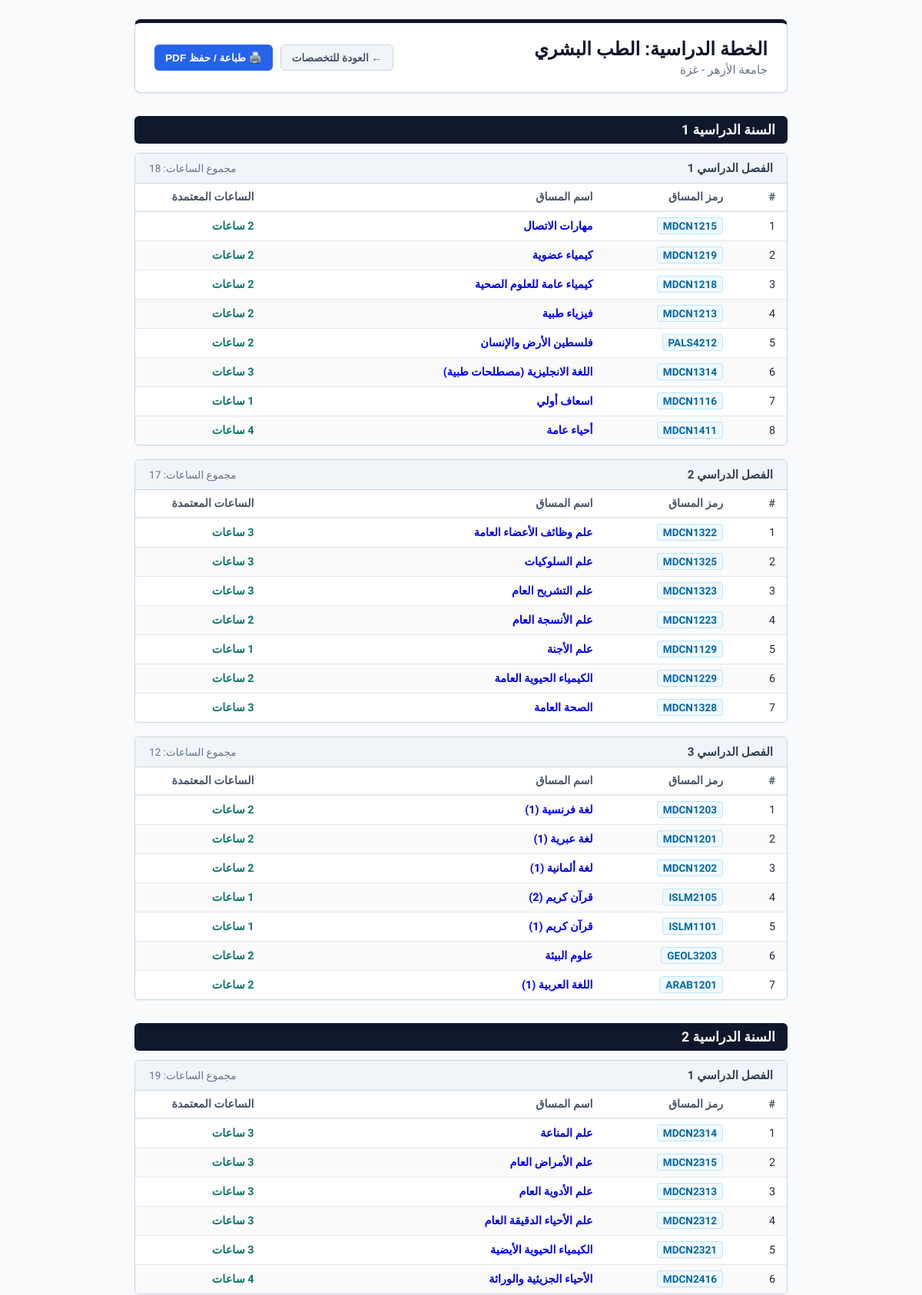
The app's page /major/1 (signed in, upper part) with its own data.
### tables this page shows
CREATE TABLE majors (
            id INTEGER PRIMARY KEY AUTOINCREMENT,
            name TEXT NOT NULL,
            university_id INTEGER,
            FOREIGN KEY (university_id) REFERENCES universities (id)
        );

CREATE TABLE universities (
            id INTEGER PRIMARY KEY AUTOINCREMENT,
            name TEXT NOT NULL,
            logo TEXT
        );

CREATE TABLE courses (
            id INTEGER PRIMARY KEY AUTOINCREMENT,
            name TEXT NOT NULL,
            code TEXT,
            hours INTEGER,
            year INTEGER,
            semester INTEGER,
            major_id INTEGER,
            FOREIGN KEY (major_id) REFERENCES majors (id)
        );

### app.py (the view)
@app.route('/major/<int:major_id>')
@login_required
def show_major(major_id):
    conn = get_db_connection()
    major = conn.execute('SELECT * FROM majors WHERE id = ?', (major_id,)).fetchone()
    university = conn.execute('SELECT * FROM universities WHERE id = ?', (major['university_id'],)).fetchone()
    courses = conn.execute('SELECT * FROM courses WHERE major_id = ? ORDER BY id ASC', (major_id,)).fetchall()
    conn.close()
    return render_template('course_plan.html', major=major, university=university, courses=courses)

### app.py (called while the page is built)
def get_db_connection():
    conn = sqlite3.connect('final.db')
    conn.row_factory = sqlite3.Row
    return conn

def login_required(view):
    @wraps(view)
    def wrapped_view(*args, **kwargs):
        if 'user_id' not in session:
            return redirect(url_for('login'))
        return view(*args, **kwargs)
    return wrapped_view

### templates/course_plan.html (shortened to what this page needs)
<!DOCTYPE html>
<html lang="ar" dir="rtl">
<head>
</head>
<body>
    <div class="container">
        <header class="doc-header">
            <div class="doc-title">
                <h1>الخطة الدراسية: {{ major.name }}</h1>
                <p>{{ university.name }}</p>
            </div>
            <div class="actions-btn">
                <a href="/university/{{ university.id }}" class="btn btn-back">← العودة للتخصصات</a>
                <button onclick="window.print()" class="btn btn-print">🖨️ طباعة / حفظ PDF</button>
            </div>
        </header>
        {% if courses %}
            {% set years = courses | map(attribute='year') | unique | list | sort %}
            {% for yr in years %}
                <div class="year-header">
                    السنة الدراسية {{ yr }}
                </div>
                {% set yr_courses = courses | selectattr('year', 'equalto', yr) | list %}
                {% set semesters = yr_courses | map(attribute='semester') | unique | list | sort %}
                {% for sem in semesters %}
                    {% set sem_courses = yr_courses | selectattr('semester', 'equalto', sem) | list %}
                    {% set total_hours = sem_courses | map(attribute='hours') | sum %}
                    <div class="pdf-card">
                        <div class="pdf-card-header">
                            <span>الفصل الدراسي {{ sem }}</span>
                            <span style="font-weight: normal; color: #64748b; font-size: 0.85rem;">مجموع الساعات: {{ total_hours }}</span>
                        </div>
                        <table class="pdf-table">
                            <thead>
                                <tr>
                                    <th style="width: 8%;">#</th>
                                    <th style="width: 20%;">رمز المساق</th>
                                    <th>اسم المساق</th>
                                    <th style="width: 20%;">الساعات المعتمدة</th>
                                </tr>
                            </thead>
                            <tbody>
                                {% for course in sem_courses %}
                                <tr>
                                    <td>{{ loop.index }}</td>
                                    <td><span class="code-badge">{{ course.code }}</span></td>
                                    <td>
    <a href="{{ url_for('course_details', course_id=course.id) }}" style="text-decoration: none;">
        <strong>{{ course.name }}</strong>
    </a>
</td>
                                    <td><span class="hours-badge">{{ course.hours }} ساعات</span></td>
                                </tr>
                                {% endfor %}
                            </tbody>
                        </table>
                    </div>
                {% endfor %}
            {% endfor %}
        {% else %}
            <div class="alert-warning">
                ⚠️ الخطة الدراسية لهذا التخصص جاري إضافتها حالياً.
            </div>
        {% endif %}
    </div>
</body>
</html>

### templates/course_plan.html (style rules this page uses)
body { font-family: 'Tajawal', sans-serif; background-color: #f8fafc; color: #1e293b; margin: 0; padding: 25px; direction: rtl; }
.container { max-width: 850px; margin: 0 auto; }
.doc-header { background: #ffffff; border: 1px solid #cbd5e1; border-top: 5px solid #0f172a; border-radius: 8px; padding: 20px 25px; margin-bottom: 25px; display: flex; justify-content: space-between; align-items: center; box-shadow: 0 2px 4px rgba(0, 0, 0, 0.04); }
.doc-title h1 { margin: 0 0 4px 0; font-size: 1.5rem; color: #0f172a; }
.doc-title p { margin: 0; color: #64748b; font-size: 0.95rem; font-weight: 500; }
.actions-btn { display: flex; gap: 10px; }
.btn { padding: 8px 14px; border-radius: 6px; text-decoration: none; font-size: 0.85rem; font-weight: 600; cursor: pointer; border: none; }
.btn-back { background: #f1f5f9; color: #475569; border: 1px solid #cbd5e1; }
.btn-print { background: #2563eb; color: white; }
.year-header { background: #0f172a; color: white; padding: 8px 16px; font-size: 1.1rem; font-weight: bold; border-radius: 6px; margin-top: 30px; margin-bottom: 12px; }
.pdf-card { background: #ffffff; border: 1px solid #cbd5e1; border-radius: 6px; margin-bottom: 18px; overflow: hidden; box-shadow: 0 1px 3px rgba(0,0,0,0.03); }
.pdf-card-header { background: #f1f5f9; padding: 10px 18px; font-weight: bold; color: #334155; border-bottom: 1px solid #cbd5e1; display: flex; justify-content: space-between; align-items: center; font-size: 0.95rem; }
.pdf-table { width: 100%; border-collapse: collapse; text-align: right; font-size: 0.9rem; }
.pdf-table th { background: #ffffff; color: #475569; padding: 9px 15px; font-weight: 700; border-bottom: 2px solid #e2e8f0; }
.pdf-table td { padding: 10px 15px; border-bottom: 1px solid #e2e8f0; color: #1e293b; }
.pdf-table tr:last-child td { border-bottom: none; }
.pdf-table tr:nth-child(even) { background-color: #fafafa; }
.code-badge { background: #f0f9ff; color: #0369a1; padding: 2px 7px; border-radius: 4px; font-weight: 600; font-size: 0.85rem; border: 1px solid #bae6fd; }
.hours-badge { font-weight: 600; color: #0f766e; }

### records on screen
majors: name "الطب البشري"
universities: name "جامعة الأزهر - غزة"
courses: code "MDCN1215", name "مهارات الاتصال", hours "2"
courses: code "MDCN1219", name "كيمياء عضوية", hours "2"
courses: code "MDCN1218", name "كيمياء عامة للعلوم الصحية", hours "2"
courses: code "MDCN1213", name "فيزياء طبية", hours "2"
courses: code "PALS4212", name "فلسطين الأرض والإنسان", hours "2"
courses: code "MDCN1314", name "اللغة الانجليزية (مصطلحات طبية)", hours "3"
courses: code "MDCN1116", name "اسعاف أولي", hours "1"
courses: code "MDCN1411", name "أحياء عامة", hours "4"
courses: code "MDCN1322", name "علم وظائف الأعضاء العامة", hours "3"
courses: code "MDCN1325", name "علم السلوكيات", hours "3"
courses: code "MDCN1323", name "علم التشريح العام", hours "3"
courses: code "MDCN1223", name "علم الأنسجة العام", hours "2"
courses: code "MDCN1129", name "علم الأجنة", hours "1"
courses: code "MDCN1229", name "الكيمياء الحيوية العامة", hours "2"
courses: code "MDCN1328", name "الصحة العامة", hours "3"
courses: code "MDCN1203", name "لغة فرنسية (1)", hours "2"
courses: code "MDCN1201", name "لغة عبرية (1)", hours "2"
courses: code "MDCN1202", name "لغة ألمانية (1)", hours "2"
courses: code "ISLM2105", name "قرآن كريم (2)", hours "1"
courses: code "ISLM1101", name "قرآن كريم (1)", hours "1"
courses: code "GEOL3203", name "علوم البيئة", hours "2"
courses: code "ARAB1201", name "اللغة العربية (1)", hours "2"
courses: code "MDCN2314", name "علم المناعة", hours "3"
courses: code "MDCN2315", name "علم الأمراض العام", hours "3"
courses: code "MDCN2313", name "علم الأدوية العام", hours "3"
courses: code "MDCN2312", name "علم الأحياء الدقيقة العام", hours "3"
courses: code "MDCN2321", name "الكيمياء الحيوية الأيضية", hours "3"
courses: code "MDCN2416", name "الأحياء الجزيئية والوراثة", hours "4"

### other values on screen
{{ yr }} "1" "2"
{{ sem }} "1" "2" "3" "1"
{{ total_hours }} "18" "17" "12" "19"
